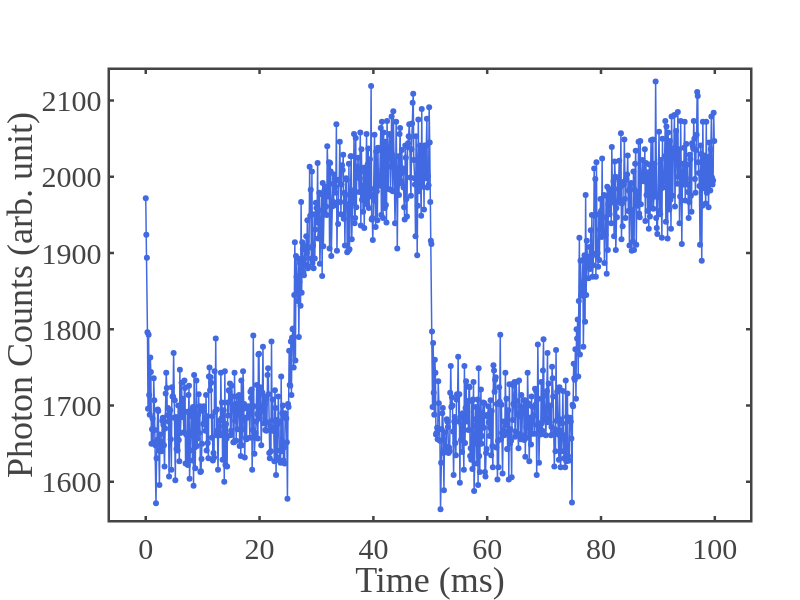

Notebook cell for this chart:
### Code cell
import numpy as np
import plotly.graph_objects as go
import plotly.io as pio
from scipy.optimize import curve_fit
import os

# ============================================================
# --- Custom Plotly Template ---
# ============================================================
fig_template = go.layout.Template()
fig_template.layout = {
    'template': 'simple_white+presentation',
    'autosize': False,
    'width': 800,
    'height': 600,
    'xaxis': {
        'ticks': 'inside',
        'mirror': 'ticks',
        'linewidth': 2.5,
        'tickwidth': 2.5,
        'ticklen': 4,
        'showline': True,
        'showgrid': False,
        'zerolinecolor': 'white',
    },
    'yaxis': {
        'ticks': 'inside',
        'mirror': 'ticks',
        'linewidth': 2.5,
        'tickwidth': 2.5,
        'ticklen': 4,
        'showline': True,
        'showgrid': False,
        'zerolinecolor': 'white',
    },
    'font': {
        'family': 'mathjax',
        'size': 30,
    }
}

# ============================================================
# --- Calibration Tables (for power-law extrapolation) ---
# ============================================================
calib_975 = {
    10: 1.79, 30: 5.4, 50: 10, 70: 16.87, 90: 22,
    110: 25.4, 130: 29.72, 150: 31.21, 170: 36.48,
    190: 43, 210: 52.5, 230: 53.62, 250: 60.57
}

calib_1064 = {
    1.75: 4.6, 2: 7.6, 2.25: 10.25, 2.5: 14.3, 2.75: 21,
    3: 36.65, 3.25: 43.6, 3.5: 53, 3.75: 67, 3.86: 77
}

def power_law(x, a, b):
    return a * np.power(x, b)

# Fit power-law curves
x_975 = np.array(list(calib_975.keys()))
y_975 = np.array(list(calib_975.values()))
params_975, _ = curve_fit(power_law, x_975, y_975, maxfev=5000)

x_1064 = np.array(list(calib_1064.keys()))
y_1064 = np.array(list(calib_1064.values()))
params_1064, _ = curve_fit(power_law, x_1064, y_1064, maxfev=5000)

def extrap_975(x): return power_law(x, *params_975)
def extrap_1064(x): return power_law(x, *params_1064)

# ============================================================
# --- File Path ---
# ============================================================
file_path = r"D:\Atanu\NaBiF4_PL_analysis\NaBiF4_PL_analysis\NaBiF4_PL_analysis\datas\Oct\7th Oct NaBiF4\face on\good datas\1064nm_3.85mA\975nm_2mW.txt"


# Load data
arr = np.loadtxt(file_path, skiprows=1)

# ============================================================
# --- Optional: calibrated powers ---
# ============================================================
p_975_raw = 2      # from filename
i_1064 = 3.85      # from filename

p_975_sample = extrap_975(p_975_raw)
p_1064_sample = extrap_1064(i_1064)

print(f"Calibrated 975nm power: {p_975_sample:.2f}")
print(f"Calibrated 1064nm power: {p_1064_sample:.2f}")

# ============================================================
# --- Plot Raw Data ---
# ============================================================
fig = go.Figure()
fig.add_trace(go.Scatter(
    x=arr[:, 0]/1e9,       # ns → ms
    y=arr[:, 1],
    mode='lines+markers',
    showlegend=False,
    line=dict(width=1.5, color='royalblue'),
))

# ============================================================
# --- Add Double Exponential Fit ---
# ============================================================
y0 = 2006.2
A1 = -155.76
tau1 = 1.4865e+8
A2 = -262.31
tau2 = 3.6513e+9
X0 = 2.49e+10

x1_ms, x2_ms = 24.9, 50
x_fit_orig = np.linspace(x1_ms, x2_ms, 400) * 1e9
y_fit = y0 + A1*np.exp(-(x_fit_orig - X0)/tau1) + A2*np.exp(-(x_fit_orig - X0)/tau2)

# fig.add_trace(go.Scatter(
#     x=x_fit_orig / 1e9,
#     y=y_fit,
#     mode='lines',
#     line=dict(width=3, color='crimson'),
#     showlegend=False
# ))

# ============================================================
# --- Layout ---
# ============================================================
fig.update_layout(
    template=fig_template,
    xaxis_title="Time (ms)",
    yaxis_title="Photon Counts (arb. unit)",
    width=800,
    height=600,
    margin=dict(l=110, r=50, t=70, b=80),
)

fig.update_yaxes(range=[1550, 2140])

fig.show()

# ============================================================
# --- Save Figure ---
# ============================================================
save_folder = r"D:\Atanu\NaBiF4_PL_analysis\NaBiF4_PL_analysis\NaBiF4_PL_analysis\figures in paper"
os.makedirs(save_folder, exist_ok=True)
output_path = os.path.join(save_folder, "per_modulation_low_power_without_fitting.png")
pio.write_image(fig, output_path, format='png', scale=4)
print(f"✅ Figure saved as: {output_path}")

### Figure 1 — Plotly figure (JSON) as saved in the notebook; plotly's stock layout.template omitted (floating-point values rounded to 4 significant figures; data arrays with more than 128 entries replaced by an {"elided": "..."} marker saying what was removed)
{"data": [{"line": {"color": "royalblue", "width": 1.5}, "mode": "lines+markers", "showlegend": false, "type": "scatter", "x": {"elided": "1000 float values"}, "y": {"elided": "1000 float values"}}], "layout": {"height": 600, "margin": {"b": 80, "l": 110, "r": 50, "t": 70}, "width": 800, "xaxis": {"autorange": true, "range": [-6.282, 106.2], "title": {"text": "Time (ms)"}, "type": "linear"}, "yaxis": {"range": [1550, 2140], "title": {"text": "Photon Counts (arb. unit)"}, "type": "linear"}}}
